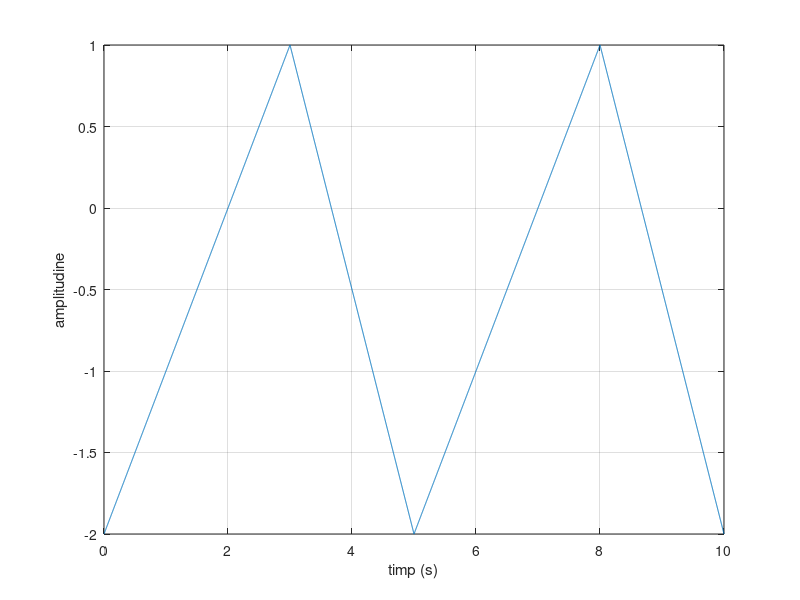
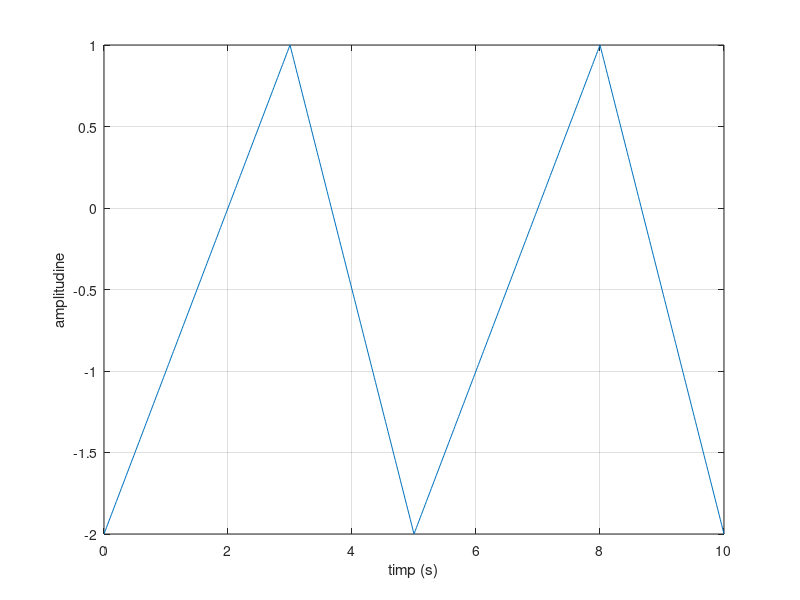
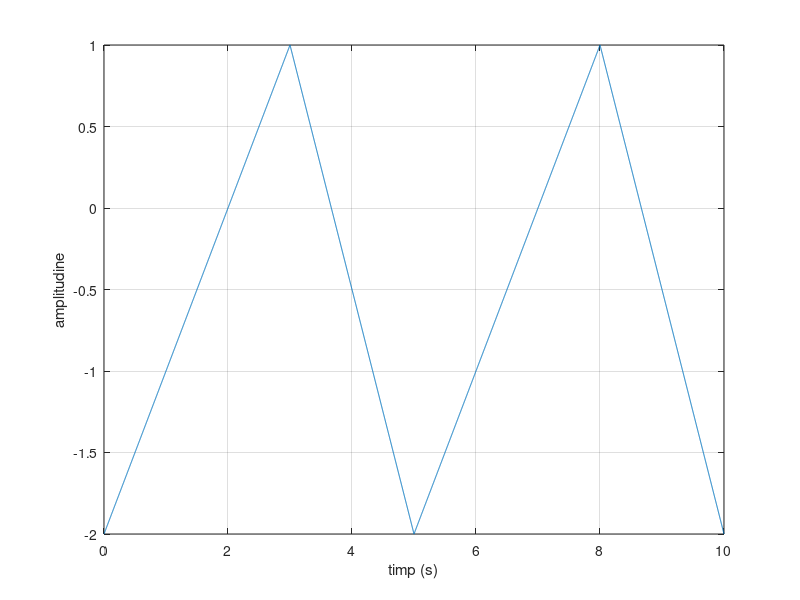

MATLAB code to generate these figures, in order:
F = 0.2; %perioada in secunde^-1 sau Hz
A = 1.5; %amplitudinea (valoarea maxima si minima)
offset= -0.5;%deplasarea pe verticala a semnalului
t = 0:0.002:10; %timpul 
tr_semnal = offset + A*sawtooth(2*pi*F.*t,0.6); %generarea propriu-zisa
figure(1) %rezolutie de 2ms
plot(t, tr_semnal),xlabel('timp (s)'),ylabel('amplitudine') ,grid;

F = 0.2; 
A = 1.5; 
offset= -0.5;
t = 0:0.02:10; 
tr_semnal = offset + A*sawtooth(2*pi*F.*t,0.6);
figure(2) 
plot(t, tr_semnal),xlabel('timp (s)'),ylabel('amplitudine') ,grid;

F = 0.2; 
A = 1.5; 
offset= -0.5;
t = 0:0.002:10; 
tr_semnal = offset + A*sawtooth(2*pi*F.*t,0.6);
figure(3) 
plot(t, tr_semnal),xlabel('timp (s)'),ylabel('amplitudine') ,grid;
